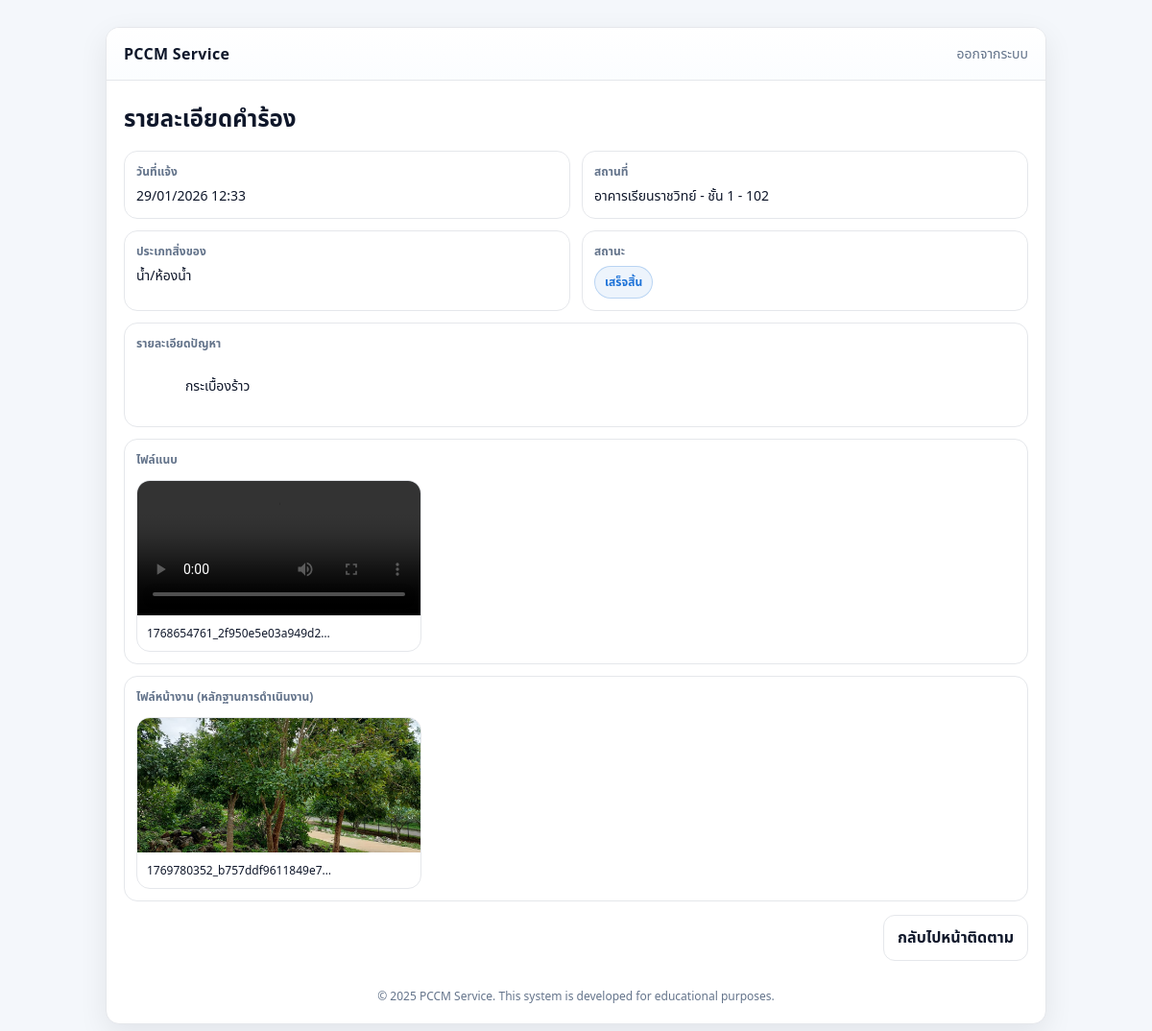
The app's page /user/complaint/6 (signed in) with its own data.
### tables this page shows
CREATE TABLE complaints (
    id INTEGER PRIMARY KEY AUTOINCREMENT,
    username TEXT,
    location TEXT,
    description TEXT,
    status TEXT,
    created_at REAL
, item_type TEXT, floor TEXT, room TEXT, attachments TEXT, building TEXT, work_attachments TEXT);

### code.py (the view)
@app.get("/user/complaint/{complaint_id}", response_class=HTMLResponse)
def user_complaint_detail(
    request: Request, complaint_id: int, authorization: str | None = Header(None)
):
    user = get_current_user(request, authorization)
    if user.get("role") != "student":
        return _redirect("/admin")
    conn = db()
    row = conn.execute(
        "SELECT * FROM complaints WHERE id = ? AND username = ?",
        (complaint_id, user["sub"]),
    ).fetchone()
    if not row:
        raise HTTPException(404, "Not found")
    c = dict(row)
    c["created_at_fmt"] = fmt_th_date(c.get("created_at"))
    try:
        c["attachments_list"] = json.loads(c.get("attachments") or "[]")
    except Exception:
        c["attachments_list"] = []
    try:
        c["work_attachments_list"] = json.loads(c.get("work_attachments") or "[]")
    except Exception:
        c["work_attachments_list"] = []
    resp = templates.TemplateResponse(
        "user_detail.html", {"request": request, "username": user["sub"], "c": c}
    )
    return _no_store(resp)

### templates/user_detail.html (shortened to what this page needs)
<!doctype html>
<html lang="th">
  <head>
    <link rel="stylesheet" href="/static/css/web.css" />
  </head>
  <body>
    <div class="app">
      <div class="card">
        <div class="topbar">
          <div class="brand">PCCM Service</div>
          <a class="link" href="/logout">ออกจากระบบ</a>
        </div>
        <div class="content">
          <h2 class="title">รายละเอียดคำร้อง</h2>
          <div class="detailGrid">
            <div class="detailBox">
              <div class="label">วันที่แจ้ง</div>
              <div class="value">{{ c.created_at_fmt }}</div>
            </div>
            <div class="detailBox">
              <div class="label">สถานที่</div>
              <div class="value">{{ c.location or "-" }}</div>
            </div>
            <div class="detailBox">
              <div class="label">ประเภทสิ่งของ</div>
              <div class="value">{{ c.item_type or "-" }}</div>
            </div>
            <div class="detailBox">
              <div class="label">สถานะ</div>
              <div class="badge">{{ c.status or "-" }}</div>
            </div>
          </div>
          <div class="detailBox" style="margin-top: 12px">
            <div class="label">รายละเอียดปัญหา</div>
            <div class="value" style="white-space: pre-wrap">
              {{ c.description or "-" }}
            </div>
          </div>
          <div class="detailBox" style="margin-top: 12px">
            <div class="label">ไฟล์แนบ</div>
            {% if c.attachments_list|length == 0 %}
            <div class="value">ไม่มีไฟล์แนบ</div>
            {% else %}
            <div class="previewGrid">
              {% for p in c.attachments_list %} {% if p.lower().endswith('.mp4')
              %}
              <div class="previewCard">
                <div class="previewMedia">
                  <video class="media" controls src="{{ p }}"></video>
                </div>
                <div class="previewMeta">
                  <div class="name">{{ p.split('/')[-1] }}</div>
                </div>
              </div>
              {% endif %} {% endfor %}
            </div>
            {% endif %}
          </div>
          <div class="detailBox" style="margin-top: 12px">
            <div class="label">ไฟล์หน้างาน (หลักฐานการดำเนินงาน)</div>
            {% if c.work_attachments_list|length == 0 %}
            <div class="value">ยังไม่มีไฟล์หน้างาน</div>
            {% else %}
            <div class="previewGrid">
              {% for p in c.work_attachments_list %} {% if
              p.lower().endswith('.mp4') %}
              <div class="previewCard">
                <div class="previewMedia">
                  <video class="media" controls src="{{ p }}"></video>
                </div>
                <div class="previewMeta">
                  <div class="name">{{ p.split('/')[-1] }}</div>
                </div>
              </div>
              {% else %}
              <div class="previewCard">
                <div class="previewMedia">
                  <img class="media" src="{{ p }}" alt="work-attachment" />
                </div>
                <div class="previewMeta">
                  <div class="name">{{ p.split('/')[-1] }}</div>
                </div>
              </div>
              {% endif %} {% endfor %}
            </div>
            {% endif %}
          </div>
          <div class="actions" style="margin-top: 14px">
            <a class="btn outline" href="/user/track">กลับไปหน้าติดตาม</a>
          </div>
          <div class="footer">
            © 2025 PCCM Service. This system is developed for educational
            purposes.
          </div>
        </div>
      </div>
    </div>
  </body>
</html>

### static/css/web.css (style rules this page uses)
:root { --primary: #1e73d8; --primary-dark: #155bb0; --bg: #f4f7fb; --card: #ffffff; --text: #0f172a; --muted: #64748b; --border: #e5e7eb; --shadow: 0 10px 30px rgba(2, 8, 23, 0.08); --radius: 14px; }
* { box-sizing: border-box; }
body { margin:0; font-family: system-ui, -apple-system, Segoe UI, Roboto, "Noto Sans Thai", sans-serif; background: var(--bg); color: var(--text); }
a { color: var(--primary); text-decoration: none; }
.app { min-height: 100vh; display:flex; align-items:flex-start; justify-content:center; padding: 28px 14px; }
.card { width: 100%; max-width: 920px; background: var(--card); border-radius: var(--radius); box-shadow: var(--shadow); overflow: hidden; border: 1px solid var(--border); }
.topbar { display:flex; justify-content:space-between; align-items:center; padding: 16px 18px; border-bottom: 1px solid var(--border); background: linear-gradient(180deg, #ffffff, #fbfdff); }
.brand { font-weight: 700; letter-spacing: 0.3px; }
.link { font-size: 14px; color: var(--muted); }
.content { padding: 18px; }
.title { margin: 4px 0 14px 0; font-size: 24px; }
.btn { display:inline-flex; align-items:center; justify-content:center; gap:8px; border-radius: 12px; padding: 11px 14px; font-weight: 700; border: 1px solid transparent; cursor:pointer; user-select:none; }
.btn.outline { background:#fff; border-color: var(--border); color: var(--text); }
.footer { margin-top: 18px; font-size: 12px; color: var(--muted); text-align:center; padding: 10px 0 2px 0; }
.previewGrid { display:grid; grid-template-columns: repeat(3, 1fr); gap: 12px; margin-top: 12px; }
.previewCard { position: relative; border: 1px solid var(--border); border-radius: 14px; overflow: hidden; background:#fff; }
.previewMedia { height: 140px; background:#f1f5f9; display:flex; align-items:center; justify-content:center; }
.media { width:100%; height:100%; object-fit: cover; }
.previewMeta { padding: 10px; display:flex; justify-content:space-between; gap: 10px; }
.previewMeta .name { font-size: 12px; color: var(--text); overflow:hidden; text-overflow: ellipsis; white-space: nowrap; max-width: 70%; }
.badge { display:inline-flex; padding: 7px 10px; border-radius: 999px; border: 1px solid rgba(30,115,216,.25); background: rgba(30,115,216,.08); color: var(--primary); font-weight: 800; font-size: 12px; width: fit-content; }
.actions { display:flex; justify-content:flex-end; margin-top: 10px; }
.detailGrid { display:grid; grid-template-columns: repeat(2, 1fr); gap: 12px; }
.detailBox { border: 1px solid var(--border); border-radius: 14px; padding: 12px; background:#fff; }
.detailBox .label { font-size: 12px; color: var(--muted); margin-bottom: 6px; font-weight: 800; }
.detailBox .value { font-size: 14px; }
@media (min-width: 768px) { .card { max-width: 920px; } }
@media (min-width: 1024px) { .card { max-width: 980px; } }

### records on screen
complaints: location "อาคารเรียนราชวิทย์ - ชั้น 1 - 102", item_type "น้ำ/ห้องน้ำ", status "เสร็จสิ้น", description "กระเบื้องร้าว"

### other values on screen
{{ c.created_at_fmt }} "29/01/2026 12:33"
{{ p.split('/')[-1] }} "1768654761_2f950e5e03a949d2…"
{{ p.split('/')[-1] }} "1769780352_b757ddf9611849e7…"
